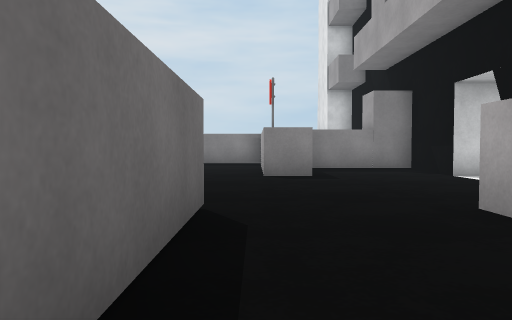
[1] (above)

24 first-person views from a walk through a Unity game level. The camera is 0.59 m above the floor, tilts 2° down and sees 70° across. The floor is counted in squares, 1 m on a side. Each view is taken from the middle of a square. On the plan, view 1 faces up. The plan holds only what a view shows up to about 10 squares ahead; the rest is blank. The place goes on beyond the plan. The player is left out.

[2]
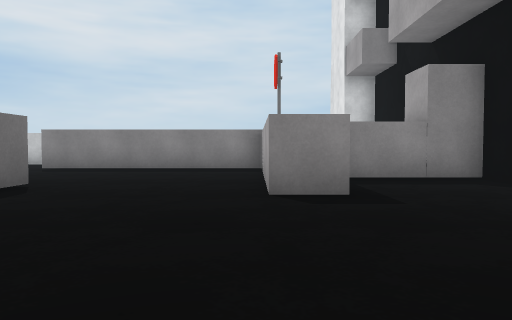

[3]
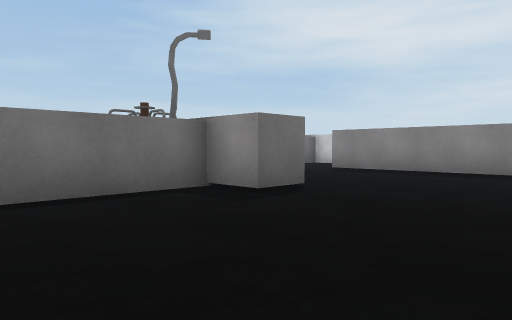

[4]
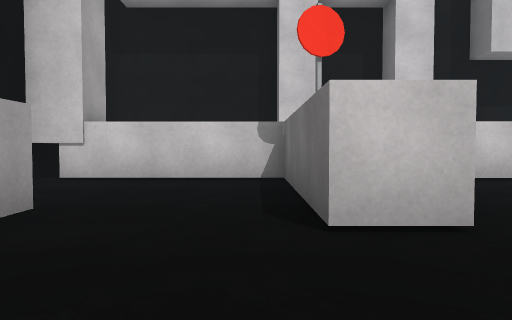

[5]
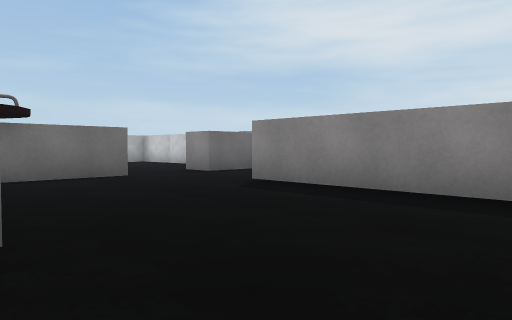

[6]
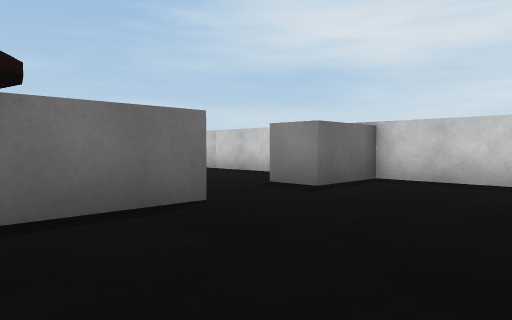

[7]
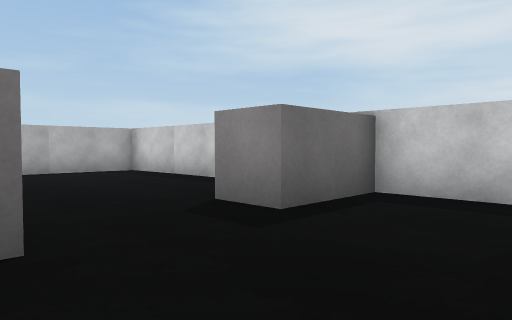

[8]
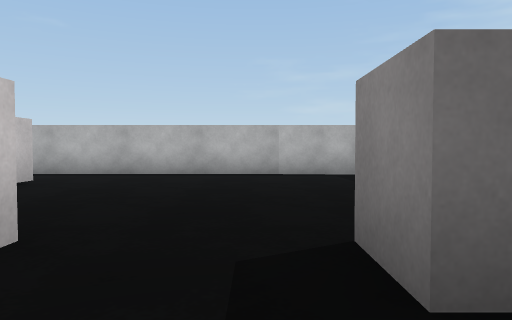

[9]
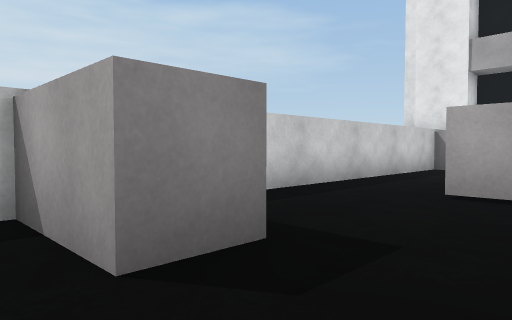

[10]
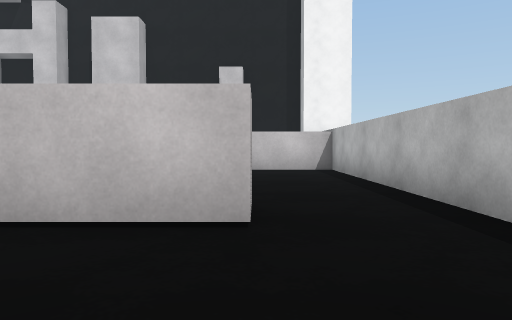

[11]
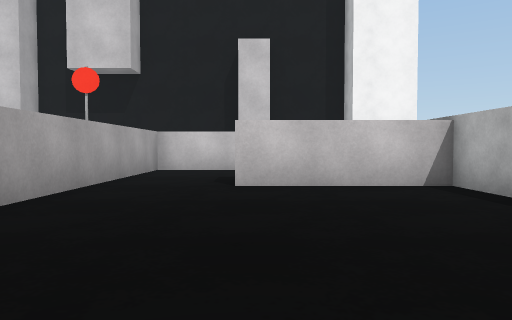

[12]
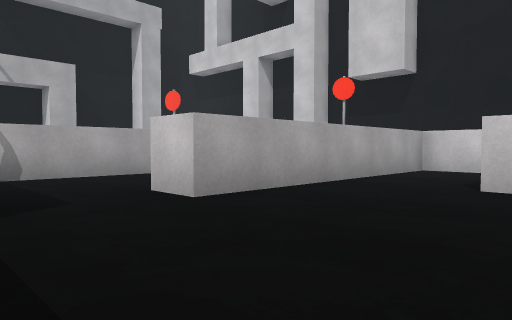

[13]
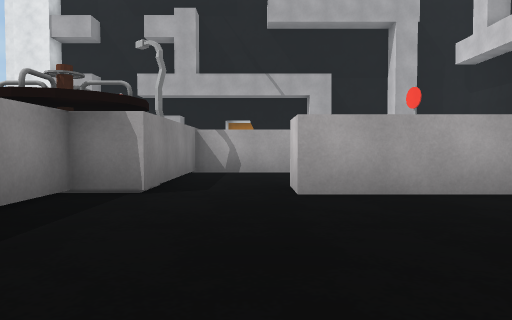

[14]
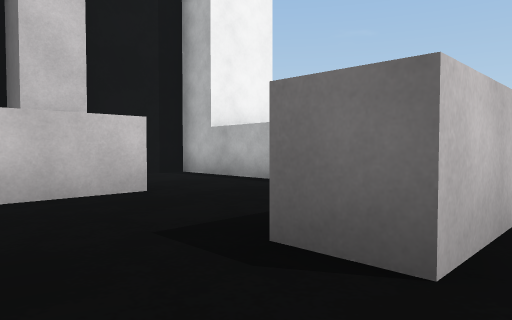

[15]
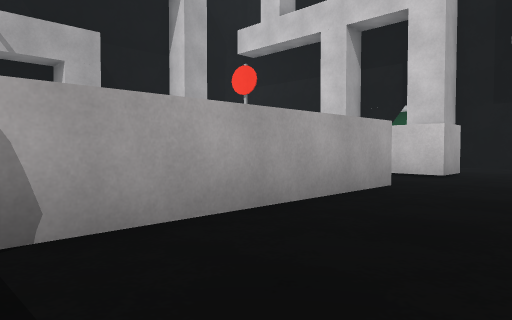

[16]
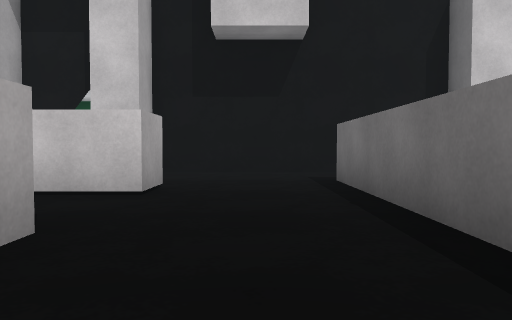

[17]
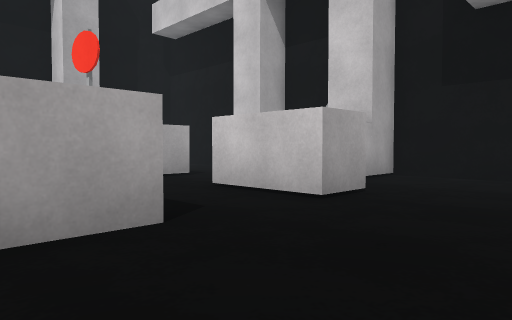

[18]
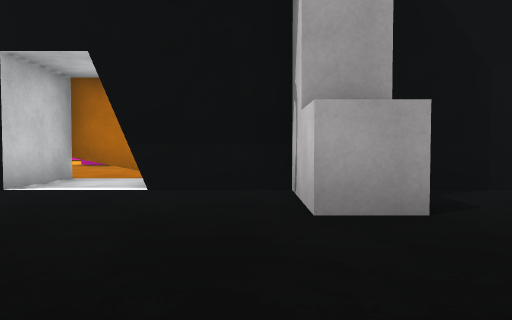

[19]
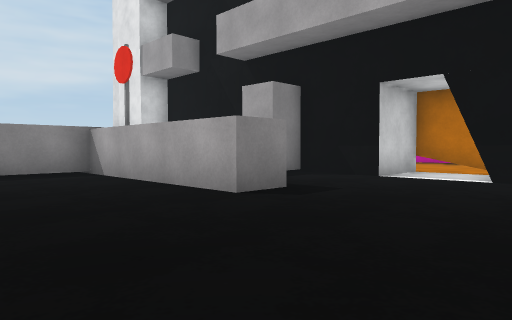

[20]
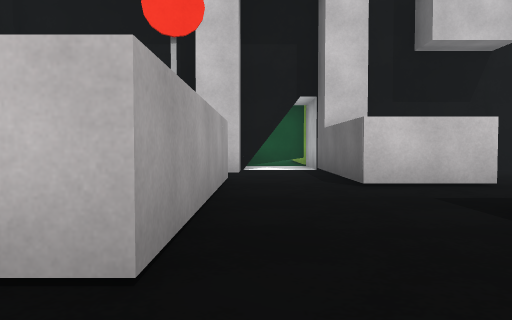

[21]
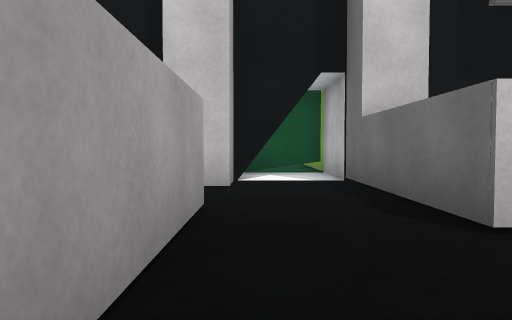

[22]
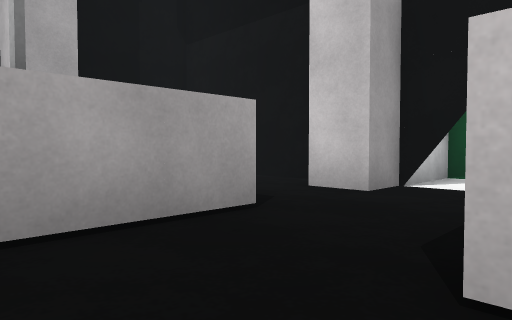

[23]
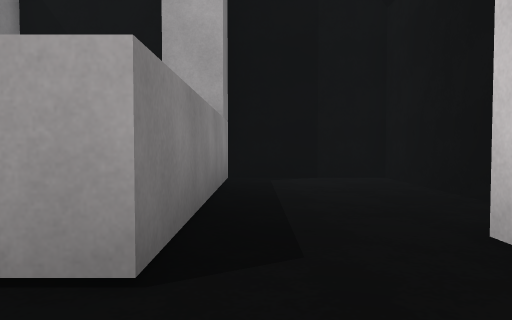

[24]
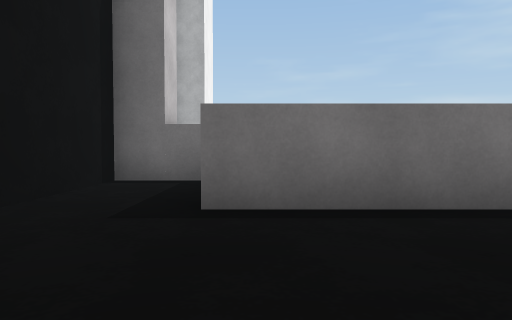

### Floor plan
Ten units are one square. View 1 is at (0, 0); x grows to the right and y downward. Boxes are objects, and circles mark ways between rooms. Rooms are numbered by the first view taken in them; rooms with no view inside come last. Other rooms are left out.
<svg viewBox="-155 -160 220 240">
<path fill="none" stroke="#000" d="M-34 -85 -34 -75 -45 -75 -45 -48M-55 -128 -55 -135M-84 -116 -84 -94M12 -75 2 -75 2 -124 -56 -124M25 -95 14 -95M2 -155 -95 -155M-130 -94 -111 -94M-110 -155 -150 -155 -150 -96M40 -35 40 -60M-15 5 -15 -35 -5 -35 -5 5 40 5M60 -60 60 -75 40 -75 40 -96M40 -4 40 -16M-94 -75 -94 -84 -108 -84M-94 -25 -94 -55M-150 -96 -150 -24 -117 -24M-55 -14 -55 -75 -94 -75M-84 -20 -84 26M-94 -55 -84 -55M-114 29 -114 45 -46 45 -46 32M0 45 40 45 40 5M-25 45 -15 45 -15 35 -5 35M34 15 -15 15 -15 5M-36 5 -36 75M-36 65 -17 65 -17 46M-125 15 -94 15 -94 -25M-150 16 -150 45 -140 45M-117 -24 -117 -14"/>
<rect x="-95" y="-155" width="10" height="20" fill="#bbb"><title>grey block</title></rect>
<rect x="15" y="-35" width="30" height="10" fill="#bbb"><title>grey block</title></rect>
<rect x="25" y="-105" width="10" height="10" fill="#bbb"><title>grey block</title></rect>
<rect x="-55" y="5" width="10" height="10" fill="#bbb"><title>grey block</title></rect>
<circle cx="-135" cy="-90" r="3" fill="#2a7"/>
<circle cx="-50" cy="-5" r="3" fill="#2a7"/>
<circle cx="-25" cy="10" r="3" fill="#2a7"/>
<circle cx="-90" cy="-65" r="3" fill="#2a7"/>
<circle cx="-105" cy="-20" r="3" fill="#2a7"/>
<text x="-40" y="-90">1</text>
<text x="-120" y="-60">2</text>
<text x="-70" y="-10">3</text>
<text x="0" y="30">4</text>
<text x="-120" y="10">5</text>
</svg>
Room 1 opens to room 2. Room 1 opens to room 3. Room 1 opens to room 4. Room 2 opens to room 3. Room 2 opens to room 5.

Where each view was taken, in squares from view 1:
view 1: 0 up, 0 right, facing up
view 2: 3 up, 0 right, facing up
view 3: 4 up, 0 right, facing up-left
view 4: 6 up, 0 right, facing down
view 5: 8 up, 1 left, facing up-left
view 6: 9 up, 5 left, facing up-left
view 7: 11 up, 6 left, facing up-left
view 8: 13 up, 7 left, facing left
view 9: 12 up, 10 left, facing up-right
view 10: 12 up, 13 left, facing down
view 11: 8 up, 12 left, facing down
view 12: 8 up, 13 left, facing down-right
view 13: 6 up, 14 left, facing right
view 14: 3 up, 10 left, facing down-left
view 15: 7 up, 8 left, facing down-right
view 16: 4 up, 7 left, facing down
view 17: 3 up, 8 left, facing down-right
view 18: 4 up, 1 left, facing right
view 19: 4 up, 3 left, facing up-right
view 20: 5 up, 2 left, facing down
view 21: 2 up, 2 left, facing down
view 22: 1 up, 4 left, facing down-right
view 23: 2 down, 3 left, facing right
view 24: 2 down, 5 left, facing left
